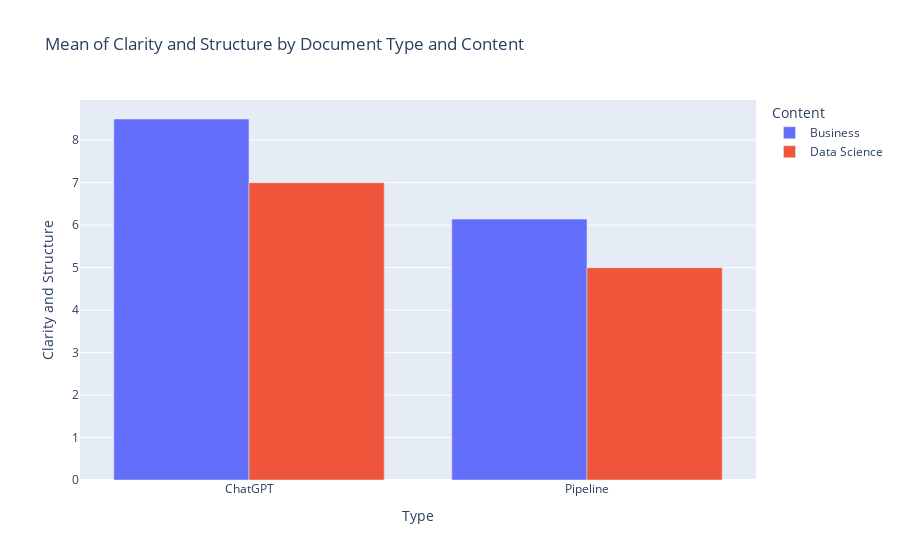

Notebook cell for this chart:
### Code cell
# plot the data
fig = px.bar(df_grouped, x='Type', y='Clarity and Structure', color='Content', barmode='group', title='Mean of Clarity and Structure by Document Type and Content')

fig.show()

### Figure 1 — Plotly figure (JSON) as saved in the notebook; plotly's stock layout.template omitted (floating-point values rounded to 4 significant figures)
{"data": [{"alignmentgroup": "True", "hovertemplate": "Content=Business<br>Type=%{x}<br>Clarity and Structure=%{y}<extra></extra>", "legendgroup": "Business", "marker": {"color": "#636efa", "pattern": {"shape": ""}}, "name": "Business", "offsetgroup": "Business", "orientation": "v", "showlegend": true, "textposition": "auto", "type": "bar", "x": ["ChatGPT", "Pipeline"], "xaxis": "x", "y": [8.5, 6.143], "yaxis": "y"}, {"alignmentgroup": "True", "hovertemplate": "Content=Data Science<br>Type=%{x}<br>Clarity and Structure=%{y}<extra></extra>", "legendgroup": "Data Science", "marker": {"color": "#EF553B", "pattern": {"shape": ""}}, "name": "Data Science", "offsetgroup": "Data Science", "orientation": "v", "showlegend": true, "textposition": "auto", "type": "bar", "x": ["ChatGPT", "Pipeline"], "xaxis": "x", "y": [7, 5], "yaxis": "y"}], "layout": {"barmode": "group", "legend": {"title": {"text": "Content"}, "tracegroupgap": 0}, "title": {"text": "Mean of Clarity and Structure by Document Type and Content"}, "xaxis": {"anchor": "y", "domain": [0, 1], "title": {"text": "Type"}}, "yaxis": {"anchor": "x", "domain": [0, 1], "title": {"text": "Clarity and Structure"}}}}
